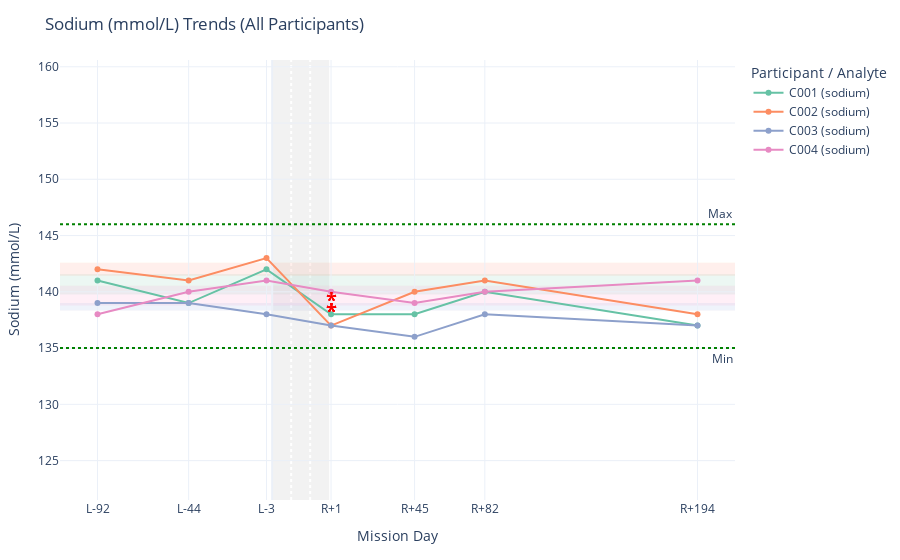

Here is the notebook cell this chart was saved with:
### Markdown cell above
## Putting it all together

As documented in `main.py` we can now run querries for whatever we want from the command line.

### Code cell
%run main.py

### Figure 1 — Plotly figure (JSON) as saved in the notebook; plotly's stock layout.template omitted (floating-point values rounded to 4 significant figures)
{"data": [{"hovertemplate": "Day %{hovertext}<br>Value %{y}<extra></extra>", "hovertext": ["L-92", "L-44", "L-3", "R+1", "R+45", "R+82", "R+194"], "line": {"color": "rgb(102,194,165)"}, "marker": {"color": "rgb(102,194,165)"}, "mode": "lines+markers", "name": "C001 (sodium)", "x": [-92, -44, -3, 31, 75, 112, 224], "y": [141.0, 139.0, 142.0, 138.0, 138.0, 140.0, 137.0], "type": "scatter"}, {"hovertemplate": "Day %{hovertext}<br>Value %{y}<extra></extra>", "hovertext": ["L-92", "L-44", "L-3", "R+1", "R+45", "R+82", "R+194"], "line": {"color": "rgb(252,141,98)"}, "marker": {"color": "rgb(252,141,98)"}, "mode": "lines+markers", "name": "C002 (sodium)", "x": [-92, -44, -3, 31, 75, 112, 224], "y": [142.0, 141.0, 143.0, 137.0, 140.0, 141.0, 138.0], "type": "scatter"}, {"hovertemplate": "Day %{hovertext}<br>Value %{y}<extra></extra>", "hovertext": ["L-92", "L-44", "L-3", "R+1", "R+45", "R+82", "R+194"], "line": {"color": "rgb(141,160,203)"}, "marker": {"color": "rgb(141,160,203)"}, "mode": "lines+markers", "name": "C003 (sodium)", "x": [-92, -44, -3, 31, 75, 112, 224], "y": [139.0, 139.0, 138.0, 137.0, 136.0, 138.0, 137.0], "type": "scatter"}, {"hovertemplate": "Day %{hovertext}<br>Value %{y}<extra></extra>", "hovertext": ["L-92", "L-44", "L-3", "R+1", "R+45", "R+82", "R+194"], "line": {"color": "rgb(231,138,195)"}, "marker": {"color": "rgb(231,138,195)"}, "mode": "lines+markers", "name": "C004 (sodium)", "x": [-92, -44, -3, 31, 75, 112, 224], "y": [138.0, 140.0, 141.0, 140.0, 139.0, 140.0, 141.0], "type": "scatter"}], "layout": {"shapes": [{"fillcolor": "LightGray", "layer": "below", "line": {"width": 0}, "opacity": 0.3, "type": "rect", "x0": 0, "x1": 30, "xref": "x", "y0": 0, "y1": 1, "yref": "y domain"}, {"layer": "below", "line": {"color": "white", "dash": "dot", "width": 2}, "type": "line", "x0": 10, "x1": 10, "xref": "x", "y0": 0, "y1": 1, "yref": "y domain"}, {"layer": "below", "line": {"color": "white", "dash": "dot", "width": 2}, "type": "line", "x0": 20, "x1": 20, "xref": "x", "y0": 0, "y1": 1, "yref": "y domain"}, {"line": {"color": "green", "dash": "dot", "width": 2}, "type": "line", "x0": 0, "x1": 1, "xref": "x domain", "y0": 135.0, "y1": 135.0, "yref": "y"}, {"line": {"color": "green", "dash": "dot", "width": 2}, "type": "line", "x0": 0, "x1": 1, "xref": "x domain", "y0": 146.0, "y1": 146.0, "yref": "y"}, {"fillcolor": "rgba(102,194,165,0.15)", "layer": "below", "line": {"width": 0}, "opacity": 0.2, "type": "rect", "x0": 0, "x1": 1, "xref": "x domain", "y0": 139.8, "y1": 141.5, "yref": "y"}, {"fillcolor": "rgba(252,141,98,0.15)", "layer": "below", "line": {"width": 0}, "opacity": 0.2, "type": "rect", "x0": 0, "x1": 1, "xref": "x domain", "y0": 141.4, "y1": 142.6, "yref": "y"}, {"fillcolor": "rgba(141,160,203,0.15)", "layer": "below", "line": {"width": 0}, "opacity": 0.2, "type": "rect", "x0": 0, "x1": 1, "xref": "x domain", "y0": 138.3, "y1": 139.0, "yref": "y"}, {"fillcolor": "rgba(231,138,195,0.15)", "layer": "below", "line": {"width": 0}, "opacity": 0.2, "type": "rect", "x0": 0, "x1": 1, "xref": "x domain", "y0": 138.8, "y1": 140.5, "yref": "y"}, {"fillcolor": "rgba(102,194,165,0.15)", "layer": "below", "line": {"width": 0}, "opacity": 0.2, "type": "rect", "x0": 0, "x1": 1, "xref": "x domain", "y0": 139.8, "y1": 141.5, "yref": "y"}, {"fillcolor": "rgba(252,141,98,0.15)", "layer": "below", "line": {"width": 0}, "opacity": 0.2, "type": "rect", "x0": 0, "x1": 1, "xref": "x domain", "y0": 141.4, "y1": 142.6, "yref": "y"}, {"fillcolor": "rgba(141,160,203,0.15)", "layer": "below", "line": {"width": 0}, "opacity": 0.2, "type": "rect", "x0": 0, "x1": 1, "xref": "x domain", "y0": 138.3, "y1": 139.0, "yref": "y"}, {"fillcolor": "rgba(231,138,195,0.15)", "layer": "below", "line": {"width": 0}, "opacity": 0.2, "type": "rect", "x0": 0, "x1": 1, "xref": "x domain", "y0": 138.8, "y1": 140.5, "yref": "y"}, {"fillcolor": "rgba(102,194,165,0.15)", "layer": "below", "line": {"width": 0}, "opacity": 0.2, "type": "rect", "x0": 0, "x1": 1, "xref": "x domain", "y0": 139.8, "y1": 141.5, "yref": "y"}, {"fillcolor": "rgba(252,141,98,0.15)", "layer": "below", "line": {"width": 0}, "opacity": 0.2, "type": "rect", "x0": 0, "x1": 1, "xref": "x domain", "y0": 141.4, "y1": 142.6, "yref": "y"}, {"fillcolor": "rgba(141,160,203,0.15)", "layer": "below", "line": {"width": 0}, "opacity": 0.2, "type": "rect", "x0": 0, "x1": 1, "xref": "x domain", "y0": 138.3, "y1": 139.0, "yref": "y"}, {"fillcolor": "rgba(231,138,195,0.15)", "layer": "below", "line": {"width": 0}, "opacity": 0.2, "type": "rect", "x0": 0, "x1": 1, "xref": "x domain", "y0": 138.8, "y1": 140.5, "yref": "y"}, {"fillcolor": "rgba(102,194,165,0.15)", "layer": "below", "line": {"width": 0}, "opacity": 0.2, "type": "rect", "x0": 0, "x1": 1, "xref": "x domain", "y0": 139.8, "y1": 141.5, "yref": "y"}, {"fillcolor": "rgba(252,141,98,0.15)", "layer": "below", "line": {"width": 0}, "opacity": 0.2, "type": "rect", "x0": 0, "x1": 1, "xref": "x domain", "y0": 141.4, "y1": 142.6, "yref": "y"}, {"fillcolor": "rgba(141,160,203,0.15)", "layer": "below", "line": {"width": 0}, "opacity": 0.2, "type": "rect", "x0": 0, "x1": 1, "xref": "x domain", "y0": 138.3, "y1": 139.0, "yref": "y"}, {"fillcolor": "rgba(231,138,195,0.15)", "layer": "below", "line": {"width": 0}, "opacity": 0.2, "type": "rect", "x0": 0, "x1": 1, "xref": "x domain", "y0": 138.8, "y1": 140.5, "yref": "y"}], "annotations": [{"showarrow": false, "text": "Min", "x": 1, "xanchor": "right", "xref": "x domain", "y": 135.0, "yanchor": "top", "yref": "y"}, {"showarrow": false, "text": "Max", "x": 1, "xanchor": "right", "xref": "x domain", "y": 146.0, "yanchor": "bottom", "yref": "y"}, {"font": {"color": "red", "size": 20}, "showarrow": false, "text": "*", "x": 31, "y": 138.0, "yshift": 15}, {"font": {"color": "red", "size": 20}, "showarrow": false, "text": "*", "x": 31, "y": 137.0, "yshift": 15}, {"font": {"color": "red", "size": 20}, "showarrow": false, "text": "*", "x": 31, "y": 137.0, "yshift": 15}, {"font": {"color": "red", "size": 20}, "showarrow": false, "text": "*", "x": 31, "y": 138.0, "yshift": 15}, {"font": {"color": "red", "size": 20}, "showarrow": false, "text": "*", "x": 31, "y": 137.0, "yshift": 15}, {"font": {"color": "red", "size": 20}, "showarrow": false, "text": "*", "x": 31, "y": 137.0, "yshift": 15}, {"font": {"color": "red", "size": 20}, "showarrow": false, "text": "*", "x": 31, "y": 138.0, "yshift": 15}, {"font": {"color": "red", "size": 20}, "showarrow": false, "text": "*", "x": 31, "y": 137.0, "yshift": 15}, {"font": {"color": "red", "size": 20}, "showarrow": false, "text": "*", "x": 31, "y": 137.0, "yshift": 15}, {"font": {"color": "red", "size": 20}, "showarrow": false, "text": "*", "x": 31, "y": 138.0, "yshift": 15}, {"font": {"color": "red", "size": 20}, "showarrow": false, "text": "*", "x": 31, "y": 137.0, "yshift": 15}, {"font": {"color": "red", "size": 20}, "showarrow": false, "text": "*", "x": 31, "y": 137.0, "yshift": 15}], "yaxis": {"title": {"text": "Sodium (mmol/L)"}, "range": [121.5, 160.6]}, "margin": {"l": 60, "r": 30, "t": 60, "b": 60}, "title": {"text": "Sodium (mmol/L) Trends (All Participants)"}, "xaxis": {"title": {"text": "Mission Day"}, "tickmode": "array", "tickvals": [-92, -44, -3, 31, 75, 112, 224], "ticktext": ["L-92", "L-44", "L-3", "R+1", "R+45", "R+82", "R+194"]}, "legend": {"title": {"text": "Participant / Analyte"}}, "hovermode": "x unified"}}
